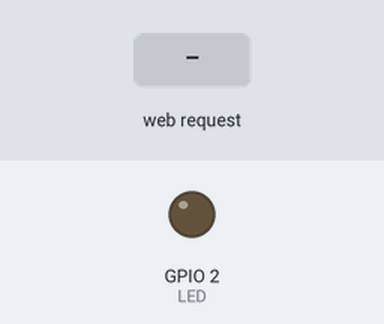
Bench run of a sketch on a simulated ESP32. On the bench: output pins drawn as LEDs (lit = HIGH). Inputs (shaded band) come from the test bench. WiFi joins after 1.5 s; servers stay silent unless stated; what the sketch prints to the serial monitor is not drawn.

Above: at 2.7 s.
2.8 s: HTTP request GET /led/on received
At 4.0 s:
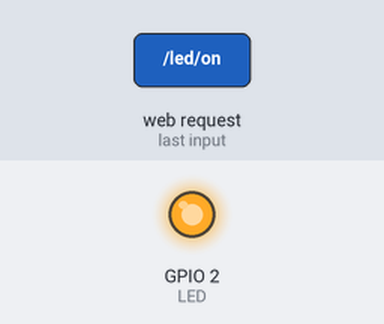
4.3 s: HTTP request GET /led/off received
At 5.3 s:
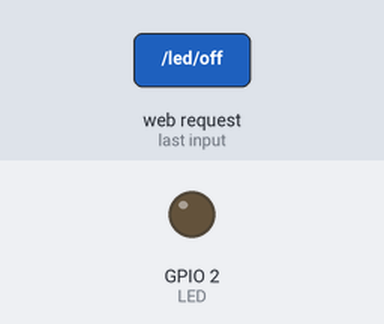
Timing chart, 0 to 7.3 s (numbered marks = the images above; inputs shaded):
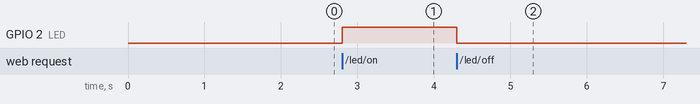

The sketch:

main.ino
```cpp
#include <WiFi.h>
#include <WebServer.h>

const char* ssid     = "TU_SSID";
const char* password = "TU_PASSWORD";

#define LED 2
WebServer server(80);

void handleOn() {
  digitalWrite(LED, HIGH);
  server.send(200, "text/plain", "LED encendido");
}

void handleOff() {
  digitalWrite(LED, LOW);
  server.send(200, "text/plain", "LED apagado");
}

void handleRoot() {
  String html = "<h1>Control LED</h1>";
  html += "<a href='/led/on'><button>Encender</button></a><br><br>";
  html += "<a href='/led/off'><button>Apagar</button></a>";
  server.send(200, "text/html", html);
}

void setup() {
  Serial.begin(115200);
  pinMode(LED, OUTPUT);

  WiFi.begin(ssid, password);
  Serial.print("Conectando a Wi-Fi");
  while (WiFi.status() != WL_CONNECTED) {
    delay(500);
    Serial.print(".");
  }

  Serial.println("\nConectado!");
  Serial.print("IP: ");
  Serial.println(WiFi.localIP());

  server.on("/", handleRoot);
  server.on("/led/on", handleOn);
  server.on("/led/off", handleOff);
  server.begin();
}

void loop() {
  server.handleClient();
}
```

Measured:
- after the input at 2.8 s, GPIO 2 (LED): LOW → HIGH at once
- after the input at 4.3 s, GPIO 2 (LED): HIGH → LOW at once
